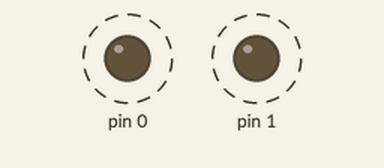
Bench run of a sketch on a simulated Arduino Uno, built with avr-gcc and run on an emulated ATmega328P. On the bench: output pins drawn as LEDs (lit = HIGH). Dashed ring = blinking.

Above: at 0.17 s.
Timing chart, 0 to 3.0 s (numbered marks = the images above):
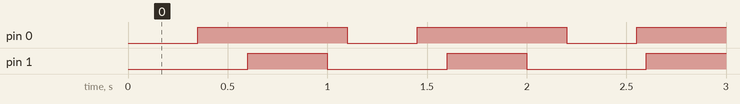

Measured:
- by itself, pin 0: alternates HIGH for 0.75 s and LOW for 0.35 s
- by itself, pin 1: alternates HIGH for 0.40 s and LOW for 0.60 s
- by itself, everything shown: repeats every 11.0 s, in 40 steps

The sketch:

example7_code.ino
```cpp
class Blinky {
private:
  char port;                     // Port of the LED
  int pin;                       // Pin number of the LED
  unsigned long onTime;          // ON time duration in milliseconds
  unsigned long offTime;         // OFF time duration in milliseconds
  unsigned long previousMillis;  // Time at which LED was last updated
  bool state;                    // Current state of the LED

public:
  // Constructor
  Blinky(char p, int _pin, unsigned long _onTime, unsigned long _offTime) {
    port = p;
    pin = _pin;
    onTime = _onTime;
    offTime = _offTime;
    previousMillis = 0;
    state = LOW;
    pinMode(pin, OUTPUT);
  }

  // Method to refresh the LED state
  void Refresh() {
    unsigned long currentMillis = millis();
    if (currentMillis - previousMillis >= (state ? onTime : offTime)) {
      state = !state;
      digitalWrite(pin, state);
      previousMillis = currentMillis;
    }
  }
};

// Create instances of the Blinky class for LED0 and LED1
Blinky led0('B', 0, 750, 350);
Blinky led1('B', 1, 400, 600);

void setup() {
  // put your setup code here, to run once:
  while(1)
  {
    led0.Refresh();
    led1.Refresh();
  }
}

void loop() {
  // put your main code here, to run repeatedly:

}
```
